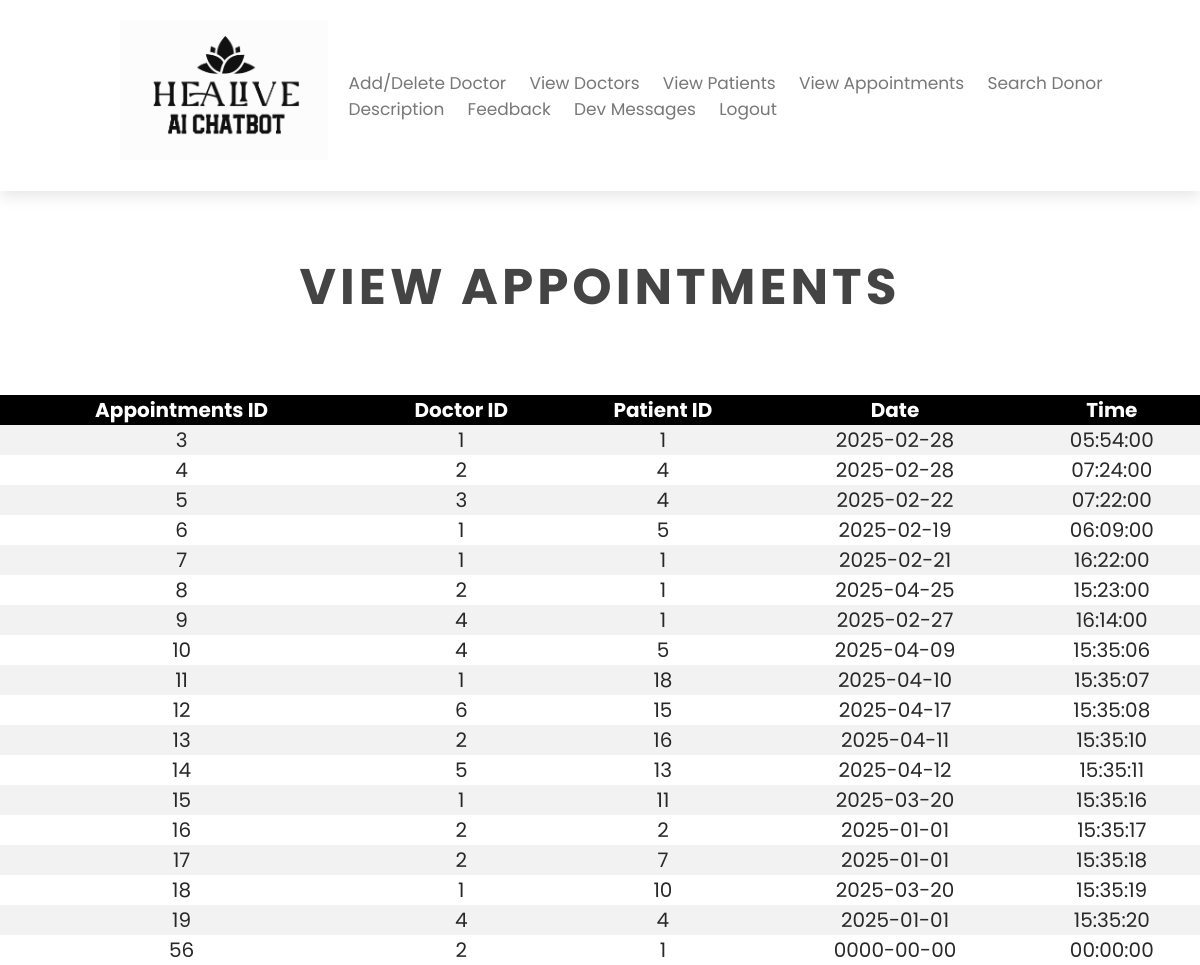
The app's page /presentaionlayer/admin/viewappointments.php with its own data.
### tables this page shows
CREATE TABLE `bookapp` (
  `AppoID` int(11) NOT NULL,
  `Date` date NOT NULL,
  `Time` time NOT NULL,
  `patientID` int(11) NOT NULL,
  `docID` int(11) NOT NULL,
  `symptoms` text NOT NULL,
  `medical_report` varchar(255) NOT NULL
);

### presentaionlayer/admin/viewappointments.php (the view, shortened to what this page needs)
<?php include '../../datalayer/bookserver.php'; ?>
<!DOCTYPE html>
<html>
<head>
	<link rel="stylesheet"  href="style-css.css">
</head>
<header class="header" style="width:100%;">
	<a href="#" class="logo" style="margin-left: 100px;"><img src="image/Logo.png" alt="" height="140px"></i></a>
	<nav class="navbar">
		<a href="index3.php">Add/Delete Doctor</a>
		<a href="viewdoctor.php">View Doctors</a>
		<a href=" viewpatients.php">View Patients</a>
		<a href="viewappointments.php">View Appointments</a>
		<a href="searchdonoradmin.php">Search Donor</a>
		<a href="viewdescription.php">Description</a>
		<a href="viewfeedback.php">Feedback</a>
		<a href="viewmessage.php">Dev Messages</a>
		<a href="../../applicationlayer/Doctorpatient.php">Logout</a>
	</nav>
</header>
<body>
<h1 class="heading2">View <span>Appointments</span></h1>
	<table class="table4">
		<tr>
		<th>Appointments ID</th>
		<th>Doctor ID</th>
		<th>Patient ID</th>
		<th>Date</th>
		<th>Time</th>
		</tr>
		<?php $sql3="SELECT  * FROM  bookapp " ;
		$result3=$mysqli->query($sql3);
		if(mysqli_num_rows($result3)>=1){
			while ($row3=$result3->fetch_assoc()) {
				echo "<tr><td>".$row3["AppoID"]."</td><td>".$row3["docID"]."</td><td>".$row3["patientID"]."</td><td>".$row3["Date"]."</td><td>".$row3['Time']."</td></tr>";
			}
			echo "</table";
		}
		?>
	</table>
</body>
</html>

### presentaionlayer/admin/style-css.css (style rules this page uses)
:root { --green: black; --black: #444; --light-color: #777; --text-shadow: #444; --box-shadow: 0.5rem 0.5rem 0 rgba(22, 160, 133, 0.2); --border: 0.2rem solid var(--black); }
* { font-family: "Poppins", sans-serif; margin: 0; padding: 0; box-sizing: border-box; outline: none; border: none; transition: all 0.2s ease-out; text-decoration: none; }
html { font-size: 10px; overflow-x: hidden; scroll-padding-top: 7rem; scroll-behavior: smooth; }
body { font-size: 120%; background: #ffffff; }
.header { padding: 20px; position: fixed; top: 0; left: 0; right: 0; z-index: 1000; box-shadow: 0 0.5rem 1.5rem rgba(0, 0, 0, 0.1); display: flex; align-items: center; justify-content: space-between; background: #fff; }
.header .logo { font-size: 2.5rem; color: var(--black); }
.header .navbar a { font-size: 1.7rem; color: var(--light-color); margin-left: 2rem; }
.heading2 { text-align: center; padding-bottom: 2rem; text-shadow: var(--text-shadow); text-transform: uppercase; color: var(--black); font-size: 5rem; letter-spacing: 0.4rem; margin-top: 250px; }
.heading2 span { text-transform: uppercase; color: var(--black); }
.table4 { border-collapse: collapse; width: 100%; color: #282828; font-family: monospace; font-size: 20px; text-align: center; margin-top:50px; padding: 0; }
th { background-color: black; color: white; width: auto; }
tr:nth-child(even) { background-color: #f2f2f2; width: auto; }

### records on screen
bookapp: AppoID "3", docID "1", patientID "1", Date "2025-02-28", Time "05:54:00"
bookapp: AppoID "4", docID "2", patientID "4", Date "2025-02-28", Time "07:24:00"
bookapp: AppoID "5", docID "3", patientID "4", Date "2025-02-22", Time "07:22:00"
bookapp: AppoID "6", docID "1", patientID "5", Date "2025-02-19", Time "06:09:00"
bookapp: AppoID "7", docID "1", patientID "1", Date "2025-02-21", Time "16:22:00"
bookapp: AppoID "8", docID "2", patientID "1", Date "2025-04-25", Time "15:23:00"
bookapp: AppoID "9", docID "4", patientID "1", Date "2025-02-27", Time "16:14:00"
bookapp: AppoID "10", docID "4", patientID "5", Date "2025-04-09", Time "15:35:06"
bookapp: AppoID "11", docID "1", patientID "18", Date "2025-04-10", Time "15:35:07"
bookapp: AppoID "12", docID "6", patientID "15", Date "2025-04-17", Time "15:35:08"
bookapp: AppoID "13", docID "2", patientID "16", Date "2025-04-11", Time "15:35:10"
bookapp: AppoID "14", docID "5", patientID "13", Date "2025-04-12", Time "15:35:11"
bookapp: AppoID "15", docID "1", patientID "11", Date "2025-03-20", Time "15:35:16"
bookapp: AppoID "16", docID "2", patientID "2", Date "2025-01-01", Time "15:35:17"
bookapp: AppoID "17", docID "2", patientID "7", Date "2025-01-01", Time "15:35:18"
bookapp: AppoID "18", docID "1", patientID "10", Date "2025-03-20", Time "15:35:19"
bookapp: AppoID "19", docID "4", patientID "4", Date "2025-01-01", Time "15:35:20"
bookapp: AppoID "56", docID "2", patientID "1", Date "0000-00-00", Time "00:00:00"
